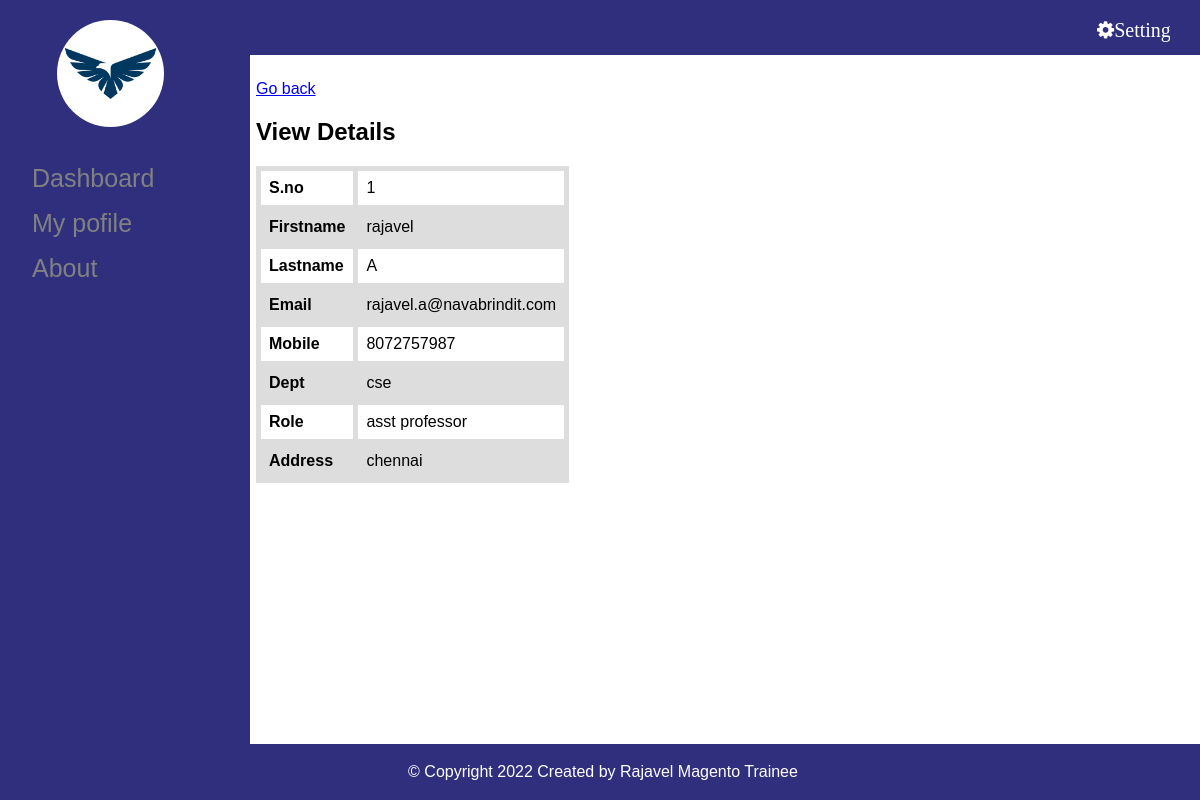
The app's page /viewdetails.php?id=1 with its own data.
### tables this page shows
CREATE TABLE `staff` (
  `id` int(100) NOT NULL,
  `fname` varchar(100) NOT NULL,
  `lname` varchar(100) NOT NULL,
  `email` varchar(100) NOT NULL,
  `mobile` varchar(100) NOT NULL,
  `dept` varchar(100) NOT NULL,
  `role` varchar(100) NOT NULL,
  `address` varchar(100) NOT NULL,
  `country` varchar(100) NOT NULL,
  `state` varchar(100) NOT NULL
);

### viewdetails.php (the view, shortened to what this page needs)
<?php session_start();
include("module.php");?>
<html>
    <head> <title> View details </title>
    <link rel="stylesheet" href="https://cdnjs.cloudflare.com/ajax/libs/font-awesome/4.7.0/css/font-awesome.min.css">
     </head>
   <body>
        <?php
                require('db.php');
                $id=$_GET['id'];
                $query="SELECT*FROM staff WHERE id=$id";
                $connect=mysqli_query($conn,$query);
                $row=mysqli_fetch_assoc($connect);
            ?>
        <div style="margin-left: 256px;">
            <a href='staffdetails.php'>Go back</a>
            <h2> View Details </h2>
         <div>
                <table>
                        <tr><th>S.no</th><td><?=$row['id'];?></td></tr>
                        <tr><th>Firstname</th><td><?=$row['fname'];?></td></tr>
                        <tr><th>Lastname</th><td><?=$row['lname'];?></td></tr>
                        <tr><th>Email</th><td><?=$row['email'];?></td></tr>
                        <tr><th>Mobile</th><td><?=$row['mobile'];?></td></tr>
                        <tr><th>Dept</th><td><?=$row['dept'];?></td></tr>
                        <tr><th>Role</th><td><?=$row['role'];?></td></tr>
                        <tr><th>Address</th><td><?=$row['address'];?></td></tr>
                </table>
        </div>
     </div>
      </html>

### module.php (style rules this page uses)
body { font-family: "Lato", sans-serif; }
body { margin: 0; font-family: Arial, Helvetica, sans-serif; }

### viewdetails.php (style rules this page uses)
table { font-family: arial, sans-serif; border-collapse: collapse; width: 20%; }
td, th { border: 5px solid #dddddd; text-align: left; padding: 8px; }
tr:nth-child(even) { background-color: #dddddd; }

### records on screen
staff: id "1", fname "rajavel", lname "A", email "rajavel.a@navabrindit.com", mobile "8072757987", dept "cse", role "asst professor", address "chennai"
